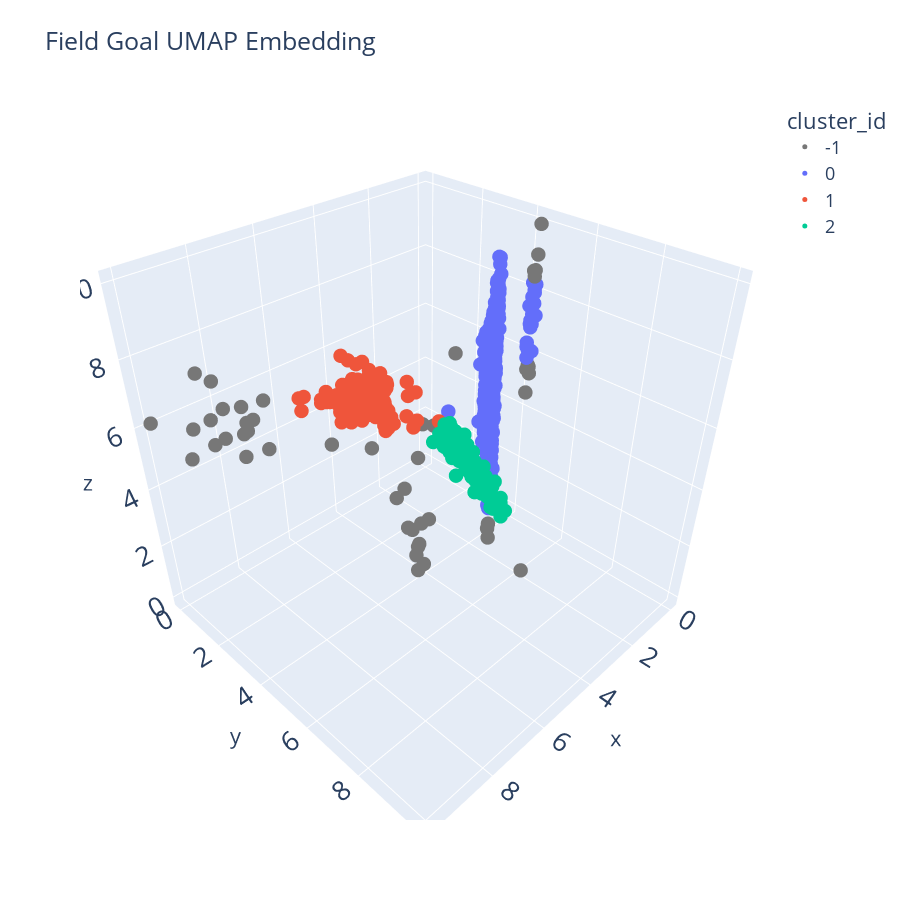

Write notebook code for a chart like this one.
### Code cell
fig = px.scatter_3d(
    fg_umap_df.sort_values(by='cluster_id'),
    x='x',
    y='y',
    z='z',
    color=field_goal_df['cluster_id'].sort_values().astype(str),
    color_discrete_sequence=custom_color_seq,
    title='Field Goal UMAP Embedding')
fig.update_traces(
    marker = dict(size=5)
)
fig.update_layout(
    autosize=False,
    width=900,
    height=900,
    legend_title='cluster_id',
    font=dict(size=18)
)
fig.layout.coloraxis.colorbar.title = 'kicker_core_dist_3'
fig.show()

### Figure 1 — Plotly figure (JSON) as saved in the notebook; plotly's stock layout.template omitted (floating-point values rounded to 4 significant figures; data arrays with more than 128 entries replaced by an {"elided": "..."} marker saying what was removed)
{"data": [{"hovertemplate": "color=-1<br>x=%{x}<br>y=%{y}<br>z=%{z}<extra></extra>", "legendgroup": "-1", "marker": {"color": "#777777", "size": 5, "symbol": "circle"}, "mode": "markers", "name": "-1", "scene": "scene", "showlegend": true, "type": "scatter3d", "x": [9.4, 8.037, 9.165, 8.874, 8.523, 7.874, 8.643, 7.894, 7.762, 8.325, 8.678, 8.214, 7.148, 9.262, 8.264, 7.94, 3.964, 3.735, 6.561, 8.93, 8.689, 1.73, 0.04752, 8.413, 8.357, 0.08526, 8.9, 8.242, 0.1582, 10, 8.644, 9.137, 8.394, 8.384, 7.945, 0.2212, 1.65, 0.1429, 0.1881, 0.1686, 6.768, 0.1975, 0.1272, 9.099, 1.659, 0.1463, 0.1707, 3.229, 4.147, 5.356, 4.203, 4.11], "y": [0.7089, 7.135, 1.196, 1.055, 8.126, 7.97, 1.345, 2.083, 7.1, 1.707, 8.401, 2.007, 10, 0.7876, 1.76, 2.159, 4.626, 4.182, 4.656, 1.183, 1.338, 4.506, 4.438, 8.182, 1.722, 4.439, 1.434, 1.728, 4.415, 0, 8.125, 8.922, 8.197, 1.713, 7.808, 4.433, 4.482, 4.447, 4.452, 4.431, 3.307, 4.425, 4.423, 9.045, 4.472, 4.478, 4.441, 4.349, 4.453, 5.073, 4.962, 3.989], "z": [5.079, 6.564, 7.768, 6.22, 6.529, 6.351, 6.585, 6.835, 6.656, 6.665, 6.087, 6.365, 5.705, 5.992, 6.182, 5.401, 5.43, 5.124, 5.971, 5.534, 5.694, 0.4407, 10, 6.027, 5.859, 9.149, 7.533, 5.904, 4.79, 6.15, 6.657, 6.303, 6.103, 5.154, 6.18, 5.621, 0, 5.681, 5.761, 5.717, 5.534, 8.707, 8.703, 6.522, 0.5773, 5.474, 8.535, 7.266, 5.446, 5.284, 5.656, 5.26]}, {"hovertemplate": "color=0<br>x=%{x}<br>y=%{y}<br>z=%{z}<extra></extra>", "legendgroup": "0", "marker": {"color": "#636EFA", "size": 5, "symbol": "circle"}, "mode": "markers", "name": "0", "scene": "scene", "showlegend": true, "type": "scatter3d", "x": {"elided": "2017 float values"}, "y": {"elided": "2017 float values"}, "z": {"elided": "2017 float values"}}, {"hovertemplate": "color=1<br>x=%{x}<br>y=%{y}<br>z=%{z}<extra></extra>", "legendgroup": "1", "marker": {"color": "#EF553B", "size": 5, "symbol": "circle"}, "mode": "markers", "name": "1", "scene": "scene", "showlegend": true, "type": "scatter3d", "x": {"elided": "172 float values"}, "y": {"elided": "172 float values"}, "z": {"elided": "172 float values"}}, {"hovertemplate": "color=2<br>x=%{x}<br>y=%{y}<br>z=%{z}<extra></extra>", "legendgroup": "2", "marker": {"color": "#00CC96", "size": 5, "symbol": "circle"}, "mode": "markers", "name": "2", "scene": "scene", "showlegend": true, "type": "scatter3d", "x": {"elided": "136 float values"}, "y": {"elided": "136 float values"}, "z": {"elided": "136 float values"}}], "layout": {"autosize": false, "coloraxis": {"colorbar": {"title": {"text": "kicker_core_dist_3"}}}, "font": {"size": 18}, "height": 900, "legend": {"title": {"text": "cluster_id"}, "tracegroupgap": 0}, "scene": {"domain": {"x": [0, 1], "y": [0, 1]}, "xaxis": {"title": {"text": "x"}}, "yaxis": {"title": {"text": "y"}}, "zaxis": {"title": {"text": "z"}}}, "title": {"text": "Field Goal UMAP Embedding"}, "width": 900}}
